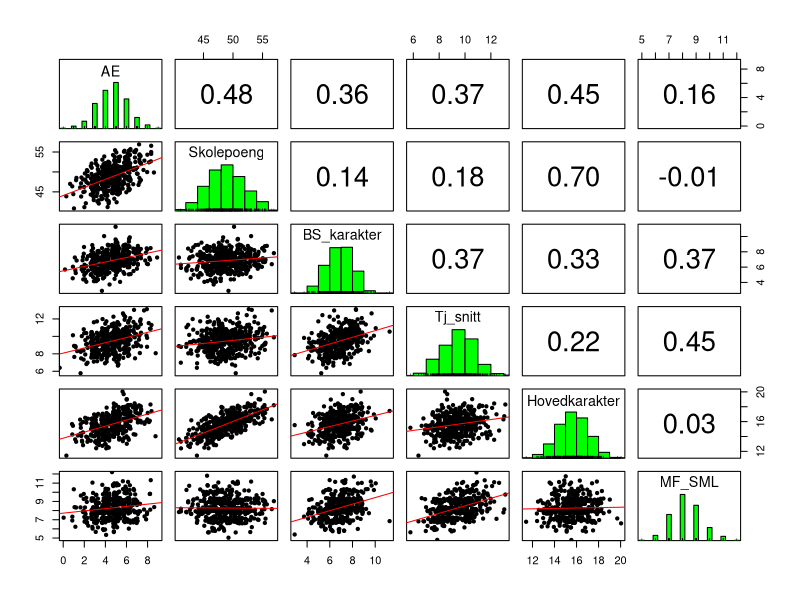
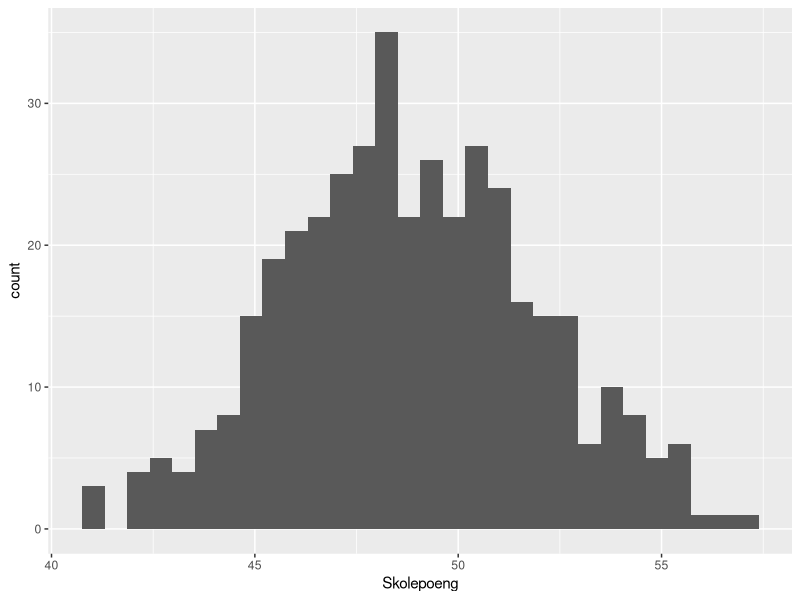
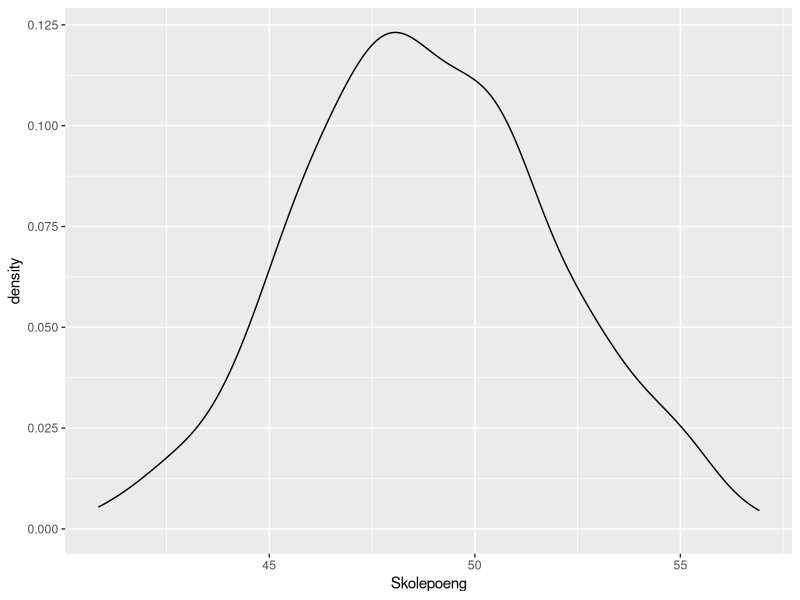
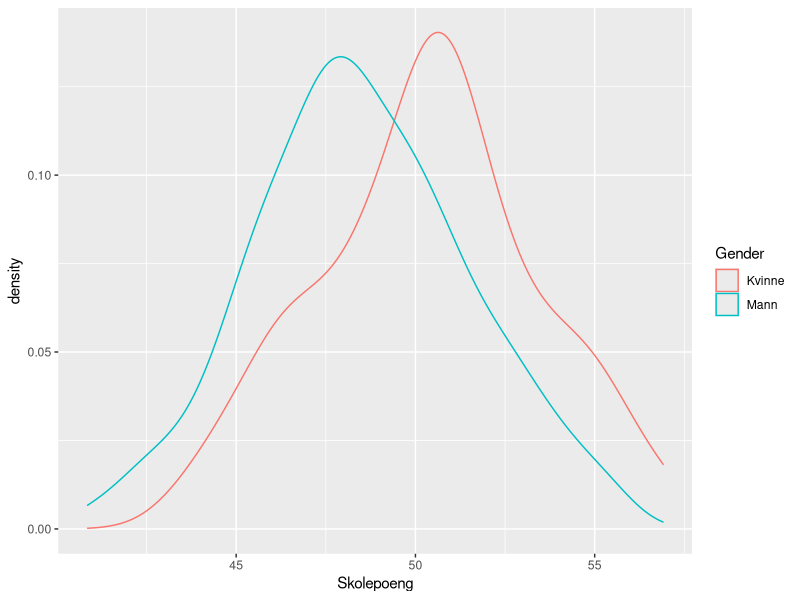
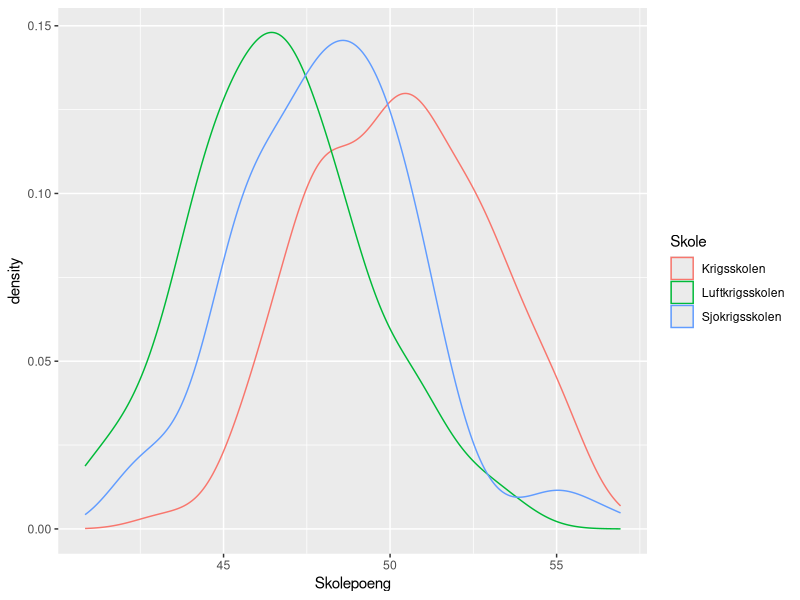
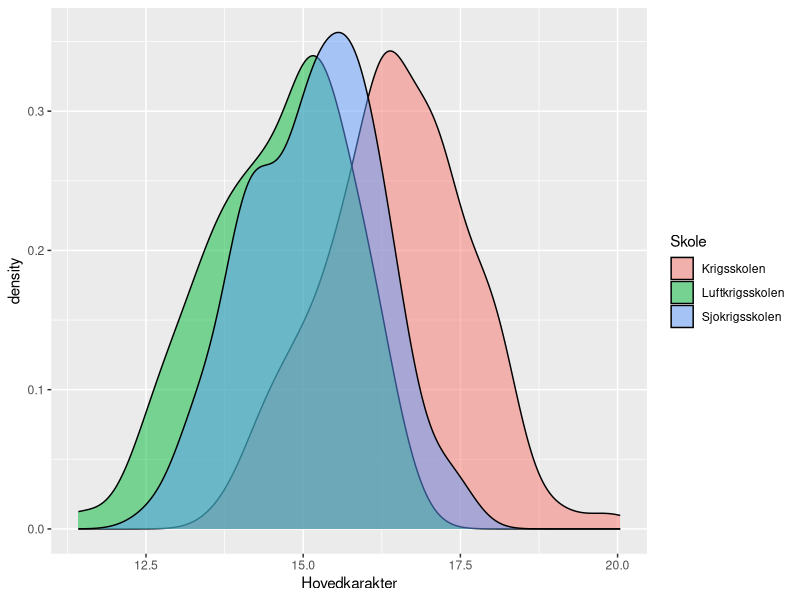
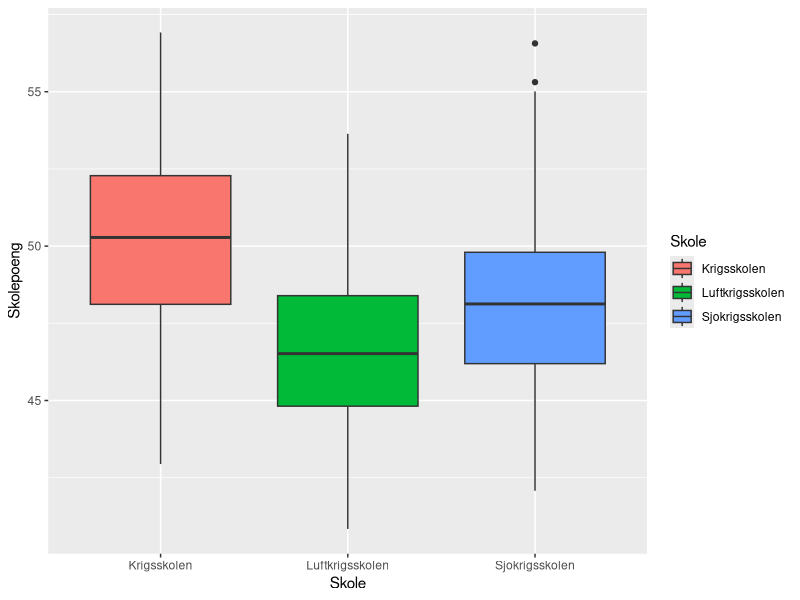
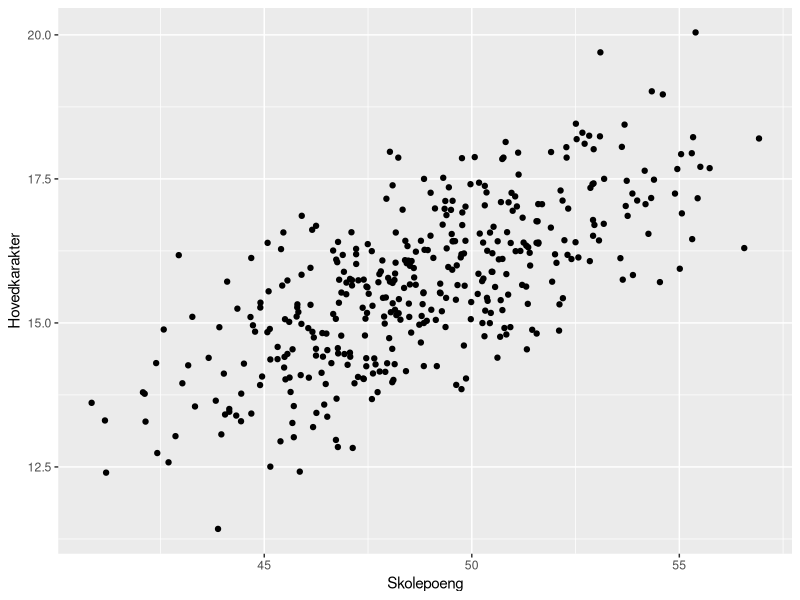

Source code (R) for these figures, in order:
## ---- chunk 1
knitr::opts_chunk$set(echo = TRUE)
## ---- chunk 2
library(haven)
library(readr)
library(readxl)
library(dplyr)
library(tibble)
library(psych)
library(ggplot2)
library(broom)
## ---- chunk 3

seleksjonsdata <- read_spss("data/seleksjonsdata.sav")
prestasjonsdataKS <- read_xlsx("data/Prestasjonsdata Krigsskolen.xlsx")
prestasjonsdataSKSK <- read_xlsx("data/Karakterer og SML SKSK.xlsx")
prestasjonsdataLKS <- read_csv2("data/LuftKS karakterer.csv")

## ---- chunk 4

#Koble prestasjonsdata:
prestasjonsdata <- bind_rows(prestasjonsdataKS, prestasjonsdataLKS) 
prestasjonsdata <- bind_rows(prestasjonsdata, prestasjonsdataSKSK)

# Fjerne gamle objekter vi ikke trenger:
rm(prestasjonsdataKS, prestasjonsdataLKS, prestasjonsdataSKSK)

# Koble seleksjons- og prestasjonsdata etter ID:
data <- left_join(seleksjonsdata, prestasjonsdata, by = "ID")

# Endre datatype til faktor for variabler på nominalnivå.
data$Gender <- as_factor(data$Gender)
data$Skole <- as_factor(data$Skole)

# Fjerne de gamle objektene:
rm(prestasjonsdata, seleksjonsdata)

## ---- chunk 5
data

summary(data)

describe(data)

pairs.panels(data[,-c(1, 2, 7)], density = FALSE, lm = TRUE, ellipses = FALSE, jiggle = TRUE, hist.col = "green")
## ---- chunk 6

plot1 <- ggplot(data, aes(x = Skolepoeng)) +
        geom_histogram()
plot1

plot2 <- ggplot(data, aes(x = Skolepoeng)) +
        geom_density()
plot2

plot3 <- ggplot(data, aes(x = Skolepoeng, colour = Gender)) +
        geom_density()
plot3

plot4 <- ggplot(data, aes(x = Skolepoeng, colour = Skole)) +
        geom_density()
plot4

plot5 <- ggplot(data, aes(x = Hovedkarakter, fill = Skole)) +
        geom_density(alpha = .5)
plot5

plot6 <- ggplot(data, aes(x = Skole, y = Skolepoeng, fill = Skole)) +
        geom_boxplot()
plot6

plot7 <- ggplot(data, aes(x = Skolepoeng, y = Hovedkarakter)) +
        geom_point()
plot7

plot8 <- ggplot(data, aes(x = Skolepoeng, y = Hovedkarakter)) +
        geom_point() +
        geom_smooth(method = "lm")
plot8

plot9 <- ggplot(data, aes(x = Skolepoeng, y = Hovedkarakter)) +
        geom_point() +
        geom_smooth(method = "loess")
plot9

plot10 <- ggplot(data, aes(x = Skolepoeng, y = Hovedkarakter, colour = Skole)) +
        geom_point() +
        geom_smooth(method = "lm")
plot10
## ---- chunk 7

model1 <- lm(Hovedkarakter ~ Skolepoeng + AE, data = data)
summary(model1)
tidy(model1)

model2 <- lm(Hovedkarakter ~ Skolepoeng + AE + Tj_snitt, data = data)
summary(model2)

model3 <- lm(Hovedkarakter ~ Skolepoeng + AE + Tj_snitt + BS_karakter, data = data)
summary(model3)

anova(model1, model2, model3)
